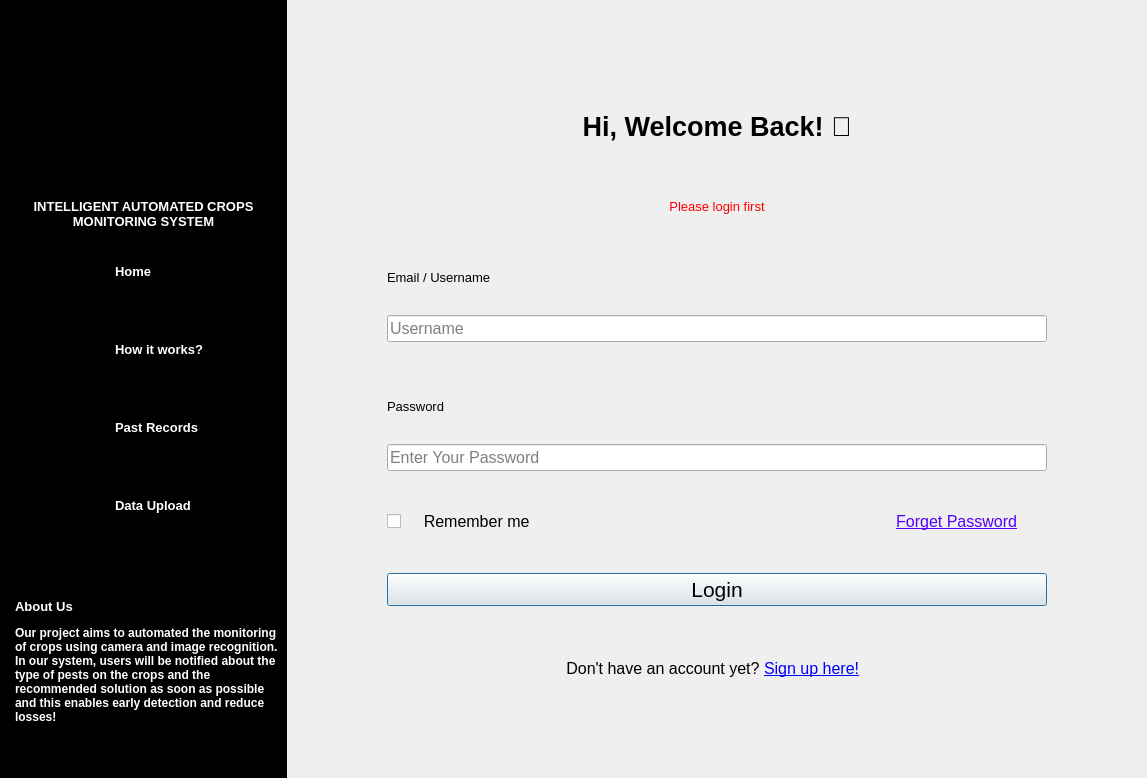
<?xml version="1.0" encoding="UTF-8"?>
<ui version="4.0">
 <class>Dialog</class>
 <widget class="QDialog" name="Dialog">
  <property name="windowModality">
   <enum>Qt::NonModal</enum>
  </property>
  <property name="enabled">
   <bool>true</bool>
  </property>
  <property name="geometry">
   <rect>
    <x>0</x>
    <y>0</y>
    <width>1147</width>
    <height>778</height>
   </rect>
  </property>
  <property name="acceptDrops">
   <bool>false</bool>
  </property>
  <property name="windowTitle">
   <string>Login</string>
  </property>
  <layout class="QHBoxLayout" name="horizontalLayout_2" stretch="1,3">
   <property name="spacing">
    <number>0</number>
   </property>
   <property name="leftMargin">
    <number>0</number>
   </property>
   <property name="topMargin">
    <number>0</number>
   </property>
   <property name="rightMargin">
    <number>0</number>
   </property>
   <property name="bottomMargin">
    <number>0</number>
   </property>
   <item>
    <layout class="QVBoxLayout" name="sidebar" stretch="25,5,40,30">
     <property name="spacing">
      <number>0</number>
     </property>
     <item>
      <widget class="ClickableLabel" name="logo">
       <property name="styleSheet">
        <string notr="true">background-color: rgb(0, 0, 0);</string>
       </property>
       <property name="text">
        <string/>
       </property>
       <property name="pixmap">
        <pixmap>Image/Register/Logo.png</pixmap>
       </property>
       <property name="scaledContents">
        <bool>false</bool>
       </property>
       <property name="alignment">
        <set>Qt::AlignCenter</set>
       </property>
      </widget>
     </item>
     <item>
      <widget class="QLabel" name="title_title">
       <property name="font">
        <font>
         <pointsize>10</pointsize>
         <weight>75</weight>
         <bold>true</bold>
        </font>
       </property>
       <property name="styleSheet">
        <string notr="true">background-color: rgb(0, 0, 0);
padding-left: 5px;
padding-right: 5px;</string>
       </property>
       <property name="text">
        <string>&lt;html&gt;&lt;head/&gt;&lt;body&gt;&lt;p align=&quot;center&quot;&gt;&lt;span style=&quot; color:#ffffff;&quot;&gt;INTELLIGENT AUTOMATED CROPS &lt;br/&gt;MONITORING SYSTEM&lt;/span&gt;&lt;/p&gt;&lt;/body&gt;&lt;/html&gt;</string>
       </property>
       <property name="textFormat">
        <enum>Qt::RichText</enum>
       </property>
       <property name="alignment">
        <set>Qt::AlignCenter</set>
       </property>
       <property name="wordWrap">
        <bool>true</bool>
       </property>
      </widget>
     </item>
     <item>
      <layout class="QVBoxLayout" name="title_selection">
       <property name="spacing">
        <number>0</number>
       </property>
       <item>
        <layout class="QHBoxLayout" name="title_home" stretch="40,60">
         <property name="spacing">
          <number>0</number>
         </property>
         <property name="rightMargin">
          <number>0</number>
         </property>
         <item>
          <widget class="ClickableLabel" name="title_home_img">
           <property name="minimumSize">
            <size>
             <width>0</width>
             <height>0</height>
            </size>
           </property>
           <property name="mouseTracking">
            <bool>false</bool>
           </property>
           <property name="autoFillBackground">
            <bool>false</bool>
           </property>
           <property name="styleSheet">
            <string notr="true">background-color: rgb(0, 0, 0);</string>
           </property>
           <property name="frameShadow">
            <enum>QFrame::Plain</enum>
           </property>
           <property name="text">
            <string/>
           </property>
           <property name="pixmap">
            <pixmap>Image/Register/house.png</pixmap>
           </property>
           <property name="scaledContents">
            <bool>false</bool>
           </property>
           <property name="alignment">
            <set>Qt::AlignCenter</set>
           </property>
          </widget>
         </item>
         <item>
          <widget class="ClickableLabel" name="title_home_text">
           <property name="font">
            <font>
             <weight>75</weight>
             <bold>true</bold>
            </font>
           </property>
           <property name="mouseTracking">
            <bool>true</bool>
           </property>
           <property name="styleSheet">
            <string notr="true">background-color: rgb(0, 0, 0);</string>
           </property>
           <property name="text">
            <string>&lt;html&gt;&lt;head/&gt;&lt;body&gt;&lt;p&gt;&lt;span style=&quot; font-size:10pt; color:#ffffff;&quot;&gt;Home&lt;/span&gt;&lt;/p&gt;&lt;/body&gt;&lt;/html&gt;</string>
           </property>
           <property name="scaledContents">
            <bool>false</bool>
           </property>
           <property name="alignment">
            <set>Qt::AlignLeading|Qt::AlignLeft|Qt::AlignVCenter</set>
           </property>
          </widget>
         </item>
        </layout>
       </item>
       <item>
        <layout class="QHBoxLayout" name="title_info" stretch="40,60">
         <property name="spacing">
          <number>0</number>
         </property>
         <item>
          <widget class="ClickableLabel" name="title_info_img">
           <property name="styleSheet">
            <string notr="true">background-color: rgb(0, 0, 0);</string>
           </property>
           <property name="text">
            <string/>
           </property>
           <property name="pixmap">
            <pixmap>Image/Register/User Manual.png</pixmap>
           </property>
           <property name="alignment">
            <set>Qt::AlignCenter</set>
           </property>
          </widget>
         </item>
         <item>
          <widget class="ClickableLabel" name="title_info_text">
           <property name="font">
            <font>
             <weight>75</weight>
             <bold>true</bold>
            </font>
           </property>
           <property name="mouseTracking">
            <bool>true</bool>
           </property>
           <property name="styleSheet">
            <string notr="true">background-color: rgb(0, 0, 0);</string>
           </property>
           <property name="text">
            <string>&lt;html&gt;&lt;head/&gt;&lt;body&gt;&lt;p&gt;&lt;span style=&quot; font-size:10pt; color:#ffffff;&quot;&gt;How it works?&lt;/span&gt;&lt;/p&gt;&lt;/body&gt;&lt;/html&gt;</string>
           </property>
           <property name="scaledContents">
            <bool>false</bool>
           </property>
           <property name="alignment">
            <set>Qt::AlignLeading|Qt::AlignLeft|Qt::AlignVCenter</set>
           </property>
          </widget>
         </item>
        </layout>
       </item>
       <item>
        <layout class="QHBoxLayout" name="title_record" stretch="40,60">
         <property name="spacing">
          <number>0</number>
         </property>
         <item>
          <widget class="ClickableLabel" name="title_record_img">
           <property name="styleSheet">
            <string notr="true">background-color: rgb(0, 0, 0);</string>
           </property>
           <property name="text">
            <string/>
           </property>
           <property name="pixmap">
            <pixmap>Image/Register/search.png</pixmap>
           </property>
           <property name="alignment">
            <set>Qt::AlignCenter</set>
           </property>
          </widget>
         </item>
         <item>
          <widget class="ClickableLabel" name="title_record_text">
           <property name="font">
            <font>
             <weight>75</weight>
             <bold>true</bold>
            </font>
           </property>
           <property name="mouseTracking">
            <bool>true</bool>
           </property>
           <property name="styleSheet">
            <string notr="true">background-color: rgb(0, 0, 0);</string>
           </property>
           <property name="text">
            <string>&lt;html&gt;&lt;head/&gt;&lt;body&gt;&lt;p&gt;&lt;span style=&quot; font-size:10pt; color:#ffffff;&quot;&gt;Past Records&lt;/span&gt;&lt;/p&gt;&lt;/body&gt;&lt;/html&gt;</string>
           </property>
           <property name="scaledContents">
            <bool>false</bool>
           </property>
           <property name="alignment">
            <set>Qt::AlignLeading|Qt::AlignLeft|Qt::AlignVCenter</set>
           </property>
          </widget>
         </item>
        </layout>
       </item>
       <item>
        <layout class="QHBoxLayout" name="title_upload" stretch="40,60">
         <property name="spacing">
          <number>0</number>
         </property>
         <item>
          <widget class="ClickableLabel" name="title_upload_img">
           <property name="styleSheet">
            <string notr="true">background-color: rgb(0, 0, 0);</string>
           </property>
           <property name="text">
            <string/>
           </property>
           <property name="pixmap">
            <pixmap>Image/Register/download.png</pixmap>
           </property>
           <property name="alignment">
            <set>Qt::AlignCenter</set>
           </property>
          </widget>
         </item>
         <item>
          <widget class="ClickableLabel" name="title_upload_text">
           <property name="font">
            <font>
             <weight>75</weight>
             <bold>true</bold>
            </font>
           </property>
           <property name="mouseTracking">
            <bool>true</bool>
           </property>
           <property name="styleSheet">
            <string notr="true">background-color: rgb(0, 0, 0);</string>
           </property>
           <property name="text">
            <string>&lt;html&gt;&lt;head/&gt;&lt;body&gt;&lt;p&gt;&lt;span style=&quot; font-size:10pt; color:#ffffff;&quot;&gt;Data Upload&lt;/span&gt;&lt;/p&gt;&lt;/body&gt;&lt;/html&gt;</string>
           </property>
           <property name="scaledContents">
            <bool>false</bool>
           </property>
           <property name="alignment">
            <set>Qt::AlignLeading|Qt::AlignLeft|Qt::AlignVCenter</set>
           </property>
          </widget>
         </item>
        </layout>
       </item>
      </layout>
     </item>
     <item>
      <widget class="QLabel" name="about_us">
       <property name="font">
        <font>
         <weight>75</weight>
         <bold>true</bold>
        </font>
       </property>
       <property name="styleSheet">
        <string notr="true">background-color: rgb(0, 0, 0);
padding-left: 5px;
padding-right: 8px;</string>
       </property>
       <property name="text">
        <string>&lt;html&gt;&lt;head/&gt;&lt;body&gt;&lt;p&gt;&lt;span style=&quot; font-size:10pt; font-weight:600; color:#ffffff;&quot;&gt;About Us&lt;/span&gt;&lt;/p&gt;&lt;p&gt;&lt;span style=&quot; color:#ffffff;&quot;&gt;Our project aims to automated the monitoring of crops using camera and image recognition. In our system, users will be notified about the type of pests on the crops and the recommended solution as soon as possible and this enables early detection and reduce losses!&lt;/span&gt;&lt;/p&gt;&lt;/body&gt;&lt;/html&gt;</string>
       </property>
       <property name="textFormat">
        <enum>Qt::RichText</enum>
       </property>
       <property name="wordWrap">
        <bool>true</bool>
       </property>
       <property name="indent">
        <number>10</number>
       </property>
      </widget>
     </item>
    </layout>
   </item>
   <item>
    <layout class="QVBoxLayout" name="verticalLayout">
     <property name="spacing">
      <number>30</number>
     </property>
     <property name="leftMargin">
      <number>100</number>
     </property>
     <property name="topMargin">
      <number>100</number>
     </property>
     <property name="rightMargin">
      <number>100</number>
     </property>
     <property name="bottomMargin">
      <number>100</number>
     </property>
     <item>
      <widget class="QLabel" name="login_title">
       <property name="font">
        <font>
         <pointsize>20</pointsize>
         <weight>75</weight>
         <bold>true</bold>
        </font>
       </property>
       <property name="text">
        <string>Hi, Welcome Back! 👋</string>
       </property>
       <property name="alignment">
        <set>Qt::AlignBottom|Qt::AlignHCenter</set>
       </property>
       <property name="wordWrap">
        <bool>false</bool>
       </property>
      </widget>
     </item>
     <item>
      <widget class="QLabel" name="login_error">
       <property name="text">
        <string>&lt;html&gt;&lt;head/&gt;&lt;body&gt;&lt;p&gt;&lt;span style=&quot; font-size:10pt; color:#ff0000;&quot;&gt;Please login first&lt;/span&gt;&lt;/p&gt;&lt;/body&gt;&lt;/html&gt;</string>
       </property>
       <property name="alignment">
        <set>Qt::AlignBottom|Qt::AlignHCenter</set>
       </property>
      </widget>
     </item>
     <item>
      <widget class="QLabel" name="login_email">
       <property name="font">
        <font>
         <pointsize>10</pointsize>
        </font>
       </property>
       <property name="text">
        <string>Email / Username</string>
       </property>
       <property name="alignment">
        <set>Qt::AlignBottom|Qt::AlignLeading|Qt::AlignLeft</set>
       </property>
      </widget>
     </item>
     <item>
      <widget class="QLineEdit" name="login_email_text">
       <property name="font">
        <font>
         <pointsize>12</pointsize>
        </font>
       </property>
       <property name="inputMask">
        <string/>
       </property>
       <property name="text">
        <string/>
       </property>
       <property name="placeholderText">
        <string>Username</string>
       </property>
      </widget>
     </item>
     <item>
      <widget class="QLabel" name="login_password">
       <property name="font">
        <font>
         <pointsize>10</pointsize>
        </font>
       </property>
       <property name="text">
        <string>Password</string>
       </property>
       <property name="alignment">
        <set>Qt::AlignBottom|Qt::AlignLeading|Qt::AlignLeft</set>
       </property>
      </widget>
     </item>
     <item>
      <widget class="QLineEdit" name="login_password_text">
       <property name="font">
        <font>
         <pointsize>12</pointsize>
        </font>
       </property>
       <property name="text">
        <string/>
       </property>
       <property name="echoMode">
        <enum>QLineEdit::Password</enum>
       </property>
       <property name="placeholderText">
        <string>Enter Your Password</string>
       </property>
      </widget>
     </item>
     <item>
      <layout class="QHBoxLayout" name="login_checkbox" stretch="60,40">
       <property name="spacing">
        <number>0</number>
       </property>
       <property name="rightMargin">
        <number>30</number>
       </property>
       <item>
        <widget class="QCheckBox" name="login_remember">
         <property name="font">
          <font>
           <pointsize>12</pointsize>
          </font>
         </property>
         <property name="text">
          <string>    Remember me</string>
         </property>
        </widget>
       </item>
       <item>
        <widget class="ClickableLabel" name="login_forget">
         <property name="enabled">
          <bool>true</bool>
         </property>
         <property name="font">
          <font>
           <pointsize>12</pointsize>
          </font>
         </property>
         <property name="acceptDrops">
          <bool>false</bool>
         </property>
         <property name="text">
          <string>&lt;html&gt;&lt;head/&gt;&lt;body&gt;&lt;p&gt;&lt;span style=&quot; text-decoration: underline; color:#5500ff;&quot;&gt;Forget Password&lt;/span&gt;&lt;/p&gt;&lt;/body&gt;&lt;/html&gt;</string>
         </property>
         <property name="alignment">
          <set>Qt::AlignRight|Qt::AlignTrailing|Qt::AlignVCenter</set>
         </property>
        </widget>
       </item>
      </layout>
     </item>
     <item>
      <widget class="QPushButton" name="login_btn">
       <property name="font">
        <font>
         <pointsize>16</pointsize>
        </font>
       </property>
       <property name="styleSheet">
        <string notr="true"/>
       </property>
       <property name="text">
        <string>Login</string>
       </property>
      </widget>
     </item>
     <item>
      <layout class="QHBoxLayout" name="horizontalLayout" stretch="4,3">
       <property name="spacing">
        <number>0</number>
       </property>
       <item>
        <widget class="ClickableLabel" name="signup_title">
         <property name="font">
          <font>
           <pointsize>12</pointsize>
          </font>
         </property>
         <property name="text">
          <string>&lt;html&gt;&lt;head/&gt;&lt;body&gt;&lt;p&gt;Don't have an account yet? &lt;/p&gt;&lt;/body&gt;&lt;/html&gt;</string>
         </property>
         <property name="alignment">
          <set>Qt::AlignBottom|Qt::AlignRight|Qt::AlignTrailing</set>
         </property>
         <property name="openExternalLinks">
          <bool>true</bool>
         </property>
        </widget>
       </item>
       <item>
        <widget class="ClickableLabel" name="signup_link">
         <property name="font">
          <font>
           <pointsize>12</pointsize>
          </font>
         </property>
         <property name="text">
          <string>&lt;html&gt;&lt;head/&gt;&lt;body&gt;&lt;p&gt;&lt;a href=&quot;localhost:8000&quot;&gt;&lt;span style=&quot; text-decoration: underline; color:#0000ff;&quot;&gt; Sign up here!&lt;/span&gt;&lt;/a&gt;&lt;/p&gt;&lt;/body&gt;&lt;/html&gt;</string>
         </property>
         <property name="alignment">
          <set>Qt::AlignBottom|Qt::AlignLeading|Qt::AlignLeft</set>
         </property>
         <property name="openExternalLinks">
          <bool>true</bool>
         </property>
        </widget>
       </item>
      </layout>
     </item>
    </layout>
   </item>
  </layout>
 </widget>
 <customwidgets>
  <customwidget>
   <class>ClickableLabel</class>
   <extends>QLabel</extends>
   <header location="global">clickablelabel.h</header>
  </customwidget>
 </customwidgets>
 <resources/>
 <connections/>
</ui>
